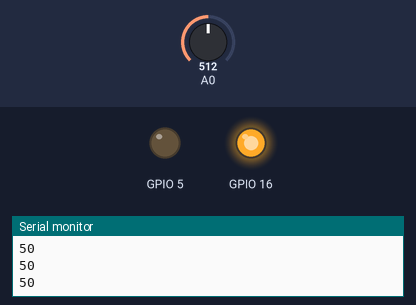
Simulated run of this sketch. Board: ESP8266 (NodeMCU). On the bench: output pins drawn as LEDs (lit = HIGH), the last lines printed to the serial monitor. The test bench sets the inputs (shaded band); at power-on: A0 = 512. WiFi joins after 1.5 s; servers stay silent unless stated.

Above: at 3.0 s.
3.1 s: A0 set to 221
4.6 s: A0 set to 191
At 5.0 s:
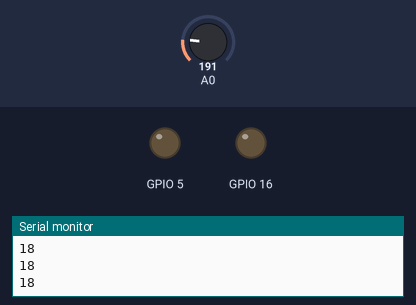
6.1 s: A0 set to 306
At 7.3 s:
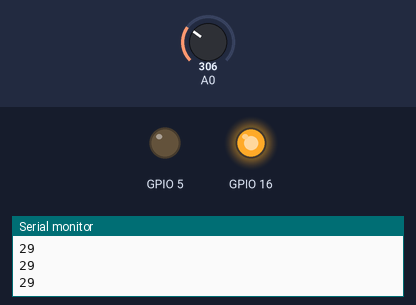
7.6 s: A0 set to 122
At 8.5 s:
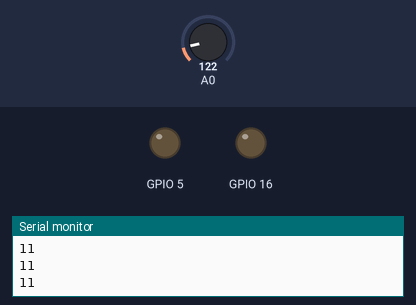
Timing chart, 0 to 10.1 s (numbered marks = the images above; inputs shaded):
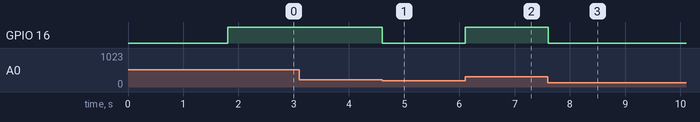

Measured:
- the behaviour switches between 205 and 204 on A0 (found by bisection; images 0 and 1)
- after the input at 4.6 s, GPIO 16: HIGH → LOW at once
- after the input at 6.1 s, GPIO 16: LOW → HIGH at once
- after the input at 7.6 s, GPIO 16: HIGH → LOW at once

The sketch:

esp8266.ino
```cpp
#define BLYNK_PRINT Serial

#include <ESP8266WiFi.h>

#include <BlynkSimpleEsp8266.h>
BlynkTimer timer;
// You should get Auth Token in the Blynk App.

// Go to the Project Settings (nut icon).

char auth[] = "jdKJuuHQ9-vVUBTwuhMr6Mj1bEpv1tkF";

// Your WiFi credentials.

// Set password to “” for open networks.
char ssid[] = "SAI LAM CUA ANH";
char pass[] = "0964060702";
int n;
void setup()

{

// Debug console

Serial.begin(9600);

Blynk.begin(auth, ssid, pass);

Blynk.syncAll(); //This will sync the last state of your device
pinMode(16,OUTPUT);
  pinMode(5,OUTPUT);
  timer.setInterval(1000L, sendUptime);
}
void sendUptime()
{
  Blynk.virtualWrite(V1, n);
}
void loop()

{

Blynk.run();
timer.run();

  n=analogRead(A0)/1023.0*100;
  Serial.println(n);

  if(n>20)
  {
     digitalWrite(16,HIGH);
    //digitalWrite(5,HIGH);
  }

  if(n<20)
  {
      digitalWrite(16,LOW);
      //digitalWrite(5,LOW);
  }

}
```
